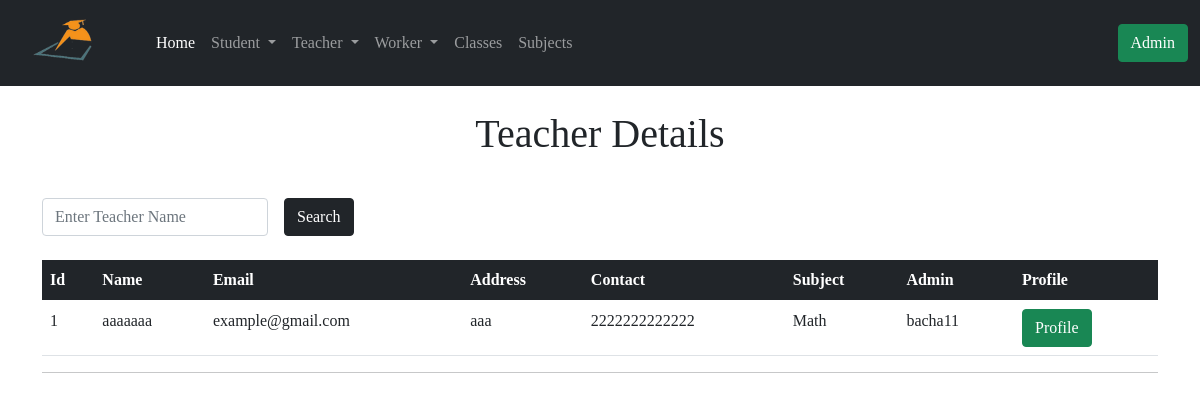
Page /teacher_detials on the earlier database version.
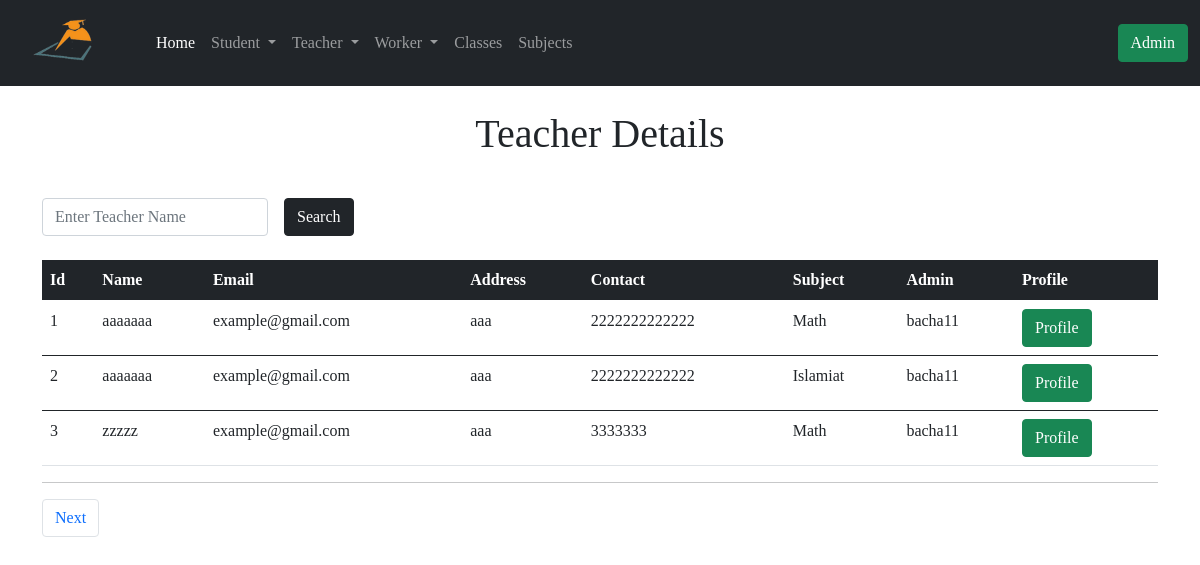
Same page on the later database version.
### app/models.py (models this page shows, shortened)
class Teacher(db.Model):
    id = db.Column(db.Integer, primary_key=True)
    tech_name = db.Column(db.String(64), index=True)
    email = db.Column(db.String(64), index=True)
    tech_address = db.Column(db.String(128), index=True)
    tech_contact = db.Column(db.String(64), index=True)
    join_date = db.Column(db.DateTime, default=datetime.utcnow())
    admin_id = db.Column(db.Integer, db.ForeignKey('admin.id'))
    tech_subject = db.Column(db.Integer, db.ForeignKey('subject.id'))

class Subject(db.Model):
    id = db.Column(db.Integer, primary_key=True)
    sub_name = db.Column(db.String(64))
    admin_id = db.Column(db.Integer, db.ForeignKey('admin.id'))
    teacher = db.relationship('Teacher', backref='sub')
    leaveteacher = db.relationship('LeaveTeacher', backref='sub')

class Admin(UserMixin, db.Model):
    id = db.Column(db.Integer, primary_key=True)
    username = db.Column(db.String(32), unique=True, index=True)
    email = db.Column(db.String(64), unique=True, index=True)
    password_hash = db.Column(db.String(128))
    join_date = db.Column(db.DateTime, default=datetime.utcnow())
    student = db.relationship('Student', backref='admin')
    leavestudent = db.relationship('LeaveStudent', backref='admin')
    teacher = db.relationship('Teacher', backref='admin')
    leaveteacher = db.relationship('LeaveTeacher', backref='admin')
    worker = db.relationship('Worker', backref='admin')
    leaveworker = db.relationship('LeaveWorker', backref='admin')
    classs = db.relationship('Class', backref='admin')
    subject = db.relationship('Subject', backref='admin')

### app/routes.py (the view)
@app.route('/teacher_detials')
def teacher_detials():
    query = request.args.get('query')
    if query:
        teachers = Teacher.query.filter(Teacher.tech_name.contains(query))
        return render_template('teacher_detials.html', title='Teachers', teachers=teachers, query=query)
    page = request.args.get('page', 1, type=int)
    teachers = Teacher.query.order_by(Teacher.id.asc()).paginate(
        page, app.config['ENTRY_PER_PAGE'], False)
    next_url = url_for('teacher_detials', page=teachers.next_num) \
        if teachers.has_next else None
    prev_url = url_for('teacher_detials', page=teachers.prev_num) \
        if teachers.has_prev else None
    return render_template('teacher_detials.html', title='Teachers', teachers=teachers.items, next_url=next_url, prev_url=prev_url,)

### app/templates/teacher_detials.html (shortened to what this page needs)
{% extends 'base.html' %}
{% block content %}
<div class="container">
  {% if query %}
  <h1 class="text-center mt-4">Search Result About! <span class="text-primary"> {{ query }} </span></h1>
  <td> <a href=" {{ url_for('teacher_detials') }} "> <button type="submit" class="btn btn-success">  Back </button> </a></td>
  {% else %}
  <h1 class="text-center mt-4">Teacher Details</h1>
  {% endif %}
  <form action="" method="GET">
    <div class="row g-3 align-items-center mt-4">
      <div class="col-auto">
        <input type="search" name="query" id="inputPassword6" value="{{query}}" class="form-control" placeholder="Enter Teacher Name" required>
      </div>
      <div class="col-auto">
        <button type="submit" class="btn btn-dark">Search</button>
      </div>
    </div>
  </form>
  <table class="table mt-4">
      <thead class="table-dark">
        <tr>
          <th scope="col">Id</th>
          <th scope="col">Name</th>
          <th scope="col">Email</th>
          <th scope="col">Address</th>
          <th scope="col">Contact</th>
          <th scope="col">Subject</th>
          <th scope="col">Admin</th>
          <th scope="col">Profile</th>
        </tr>
      </thead>
      {% for teacher in teachers %}
      <tbody>
        <tr>
          <td> {{ teacher.id }}</td>
          <td> {{ teacher.tech_name }} </td>
          <td> {{ teacher.email }} </td>
          <td> {{ teacher.tech_address }} </td>
          <td> {{ teacher.tech_contact }} </td>
          <td>  {{ teacher.sub.sub_name }} </td>
          <td> {{ teacher.admin.username }} </td>
          <td> <a href=" {{ url_for('teacher_profile', id=teacher.id) }} "> <button type="submit" class="btn btn-success">  Profile </button> </a></td>
        </tr>
      </tbody>
      {% endfor %}
    </table>
    <hr>
    <nav aria-label="Page navigation example">
      <ul class="pagination">
        {% if next_url %}
        <li class="page-item"><a class="page-link" href="{{ next_url }}">Next</a></li>
        {% endif %}
      </ul>
    </nav>
</div>
{% endblock %}

Differences in the rows shown:
added Teacher: id "2", tech_name "aaaaaaa", email "example@gmail.com", tech_address "aaa", tech_contact "2222222222222", sub.sub_name "Islamiat", admin.username "bacha11"
added Teacher: id "3", tech_name "zzzzz", email "example@gmail.com", tech_address "aaa", tech_contact "3333333", sub.sub_name "Math", admin.username "bacha11"
Other differences:
text now shown: "Next"
